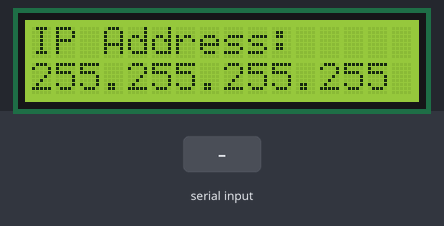
A sketch run on a simulated Arduino Uno, built with avr-gcc and run on an emulated ATmega328P. Parts: 16×2 character LCD. Inputs (shaded band) come from the test bench.

Above: at 1.2 s.
1.3 s: "90,45\n" received over Serial
At 2.2 s:
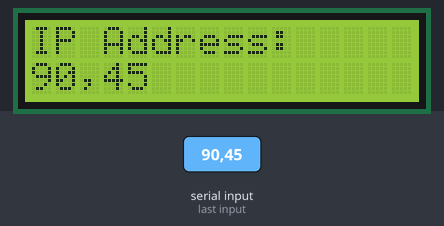
2.8 s: "30,150\n" received over Serial
At 3.5 s:
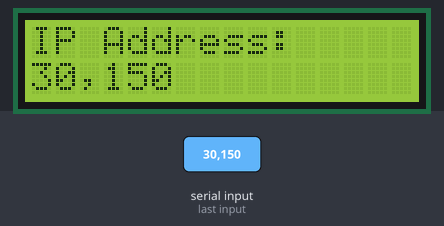
Timing chart, 0 to 5.8 s (numbered marks = the images above; inputs shaded):
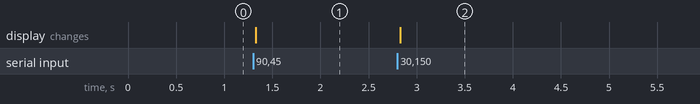

Measured:
- after the input at 1.3 s, the display: changes at once (image 1)
- after the input at 2.8 s, the display: changes at once (image 2)

The sketch:

Lab_9.3.ino
```cpp
#include <LiquidCrystal_I2C.h>
#include <EEPROM.h>

LiquidCrystal_I2C lcd(0x27, 16, 2); // กำหนดค่าสำหรับ LCD
const int EEPROMAddress = 0; // ที่อยู่เริ่มต้นใน EEPROM สำหรับเก็บ IP address

String ipAddress = ""; // สตริงเพื่อเก็บ IP address ที่จะแสดงบน LCD

void setup() {
  Serial.begin(9600); // เริ่มการสื่อสารผ่าน Serial ที่ baud rate 9600
  lcd.begin(); // เริ่มใช้งาน LCD
  lcd.backlight(); // เปิดไฟหลัง LCD
  lcd.setCursor(0,0);
  lcd.print("IP Address:");

  // อ่านและแสดง IP address จาก EEPROM หากมี
  displayIPAddressFromEEPROM();
}

void loop() {
  if (Serial.available() > 0) {
    // รอรับสตริงจาก Serial Monitor
    ipAddress = Serial.readStringUntil('\n');
    ipAddress.trim(); // ลบ whitespace ที่ไม่จำเป็น
    if (ipAddress.length() > 0) {
      // แปลงและเขียน IP address ไปยัง EEPROM
      writeIPAddressToEEPROM(ipAddress);
      // แสดง IP address บน LCD
      lcd.clear();
      lcd.setCursor(0,0);
      lcd.print("IP Address:");
      lcd.setCursor(0,1);
      lcd.print(ipAddress);
    }
  }
}

void writeIPAddressToEEPROM(String ip) {
  int parts[4] = {0}; // สำหรับเก็บส่วนต่างๆ ของ IP address
  if (sscanf(ip.c_str(), "%d.%d.%d.%d", &parts[0], &parts[1], &parts[2], &parts[3]) == 4) {
    for (int i = 0; i < 4; i++) {
      EEPROM.write(EEPROMAddress + i, parts[i]);
    }
  }
}

void displayIPAddressFromEEPROM() {
  String storedIPAddress = "";
  for (int i = 0; i < 4; i++) {
    int value = EEPROM.read(EEPROMAddress + i);
    if (i > 0) storedIPAddress += ".";
    storedIPAddress += String(value);
  }
  if (storedIPAddress.length() > 7) { // ตรวจสอบว่า IP address ดูเหมือนจะถูกต้อง
    lcd.setCursor(0,1);
    lcd.print(storedIPAddress);
    ipAddress = storedIPAddress; // อัปเดต IP address ปัจจุบัน
  }
}
```
